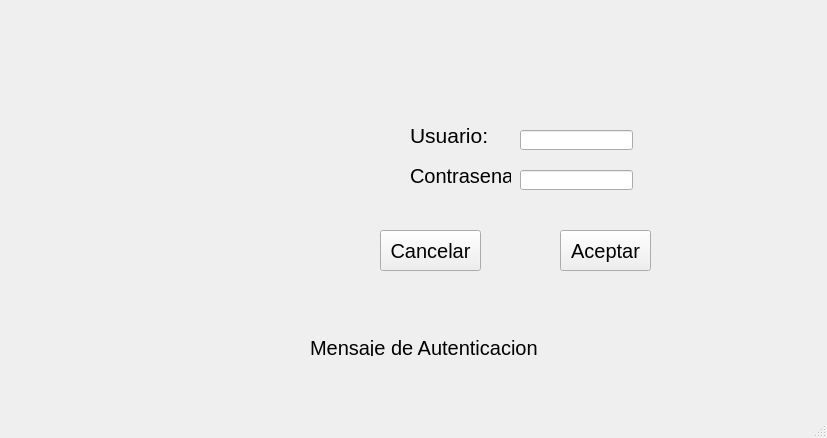
<?xml version="1.0" encoding="UTF-8"?>
<ui version="4.0">
 <class>MainWindow</class>
 <widget class="QMainWindow" name="MainWindow">
  <property name="geometry">
   <rect>
    <x>0</x>
    <y>0</y>
    <width>827</width>
    <height>438</height>
   </rect>
  </property>
  <property name="minimumSize">
   <size>
    <width>827</width>
    <height>438</height>
   </size>
  </property>
  <property name="maximumSize">
   <size>
    <width>827</width>
    <height>438</height>
   </size>
  </property>
  <property name="windowTitle">
   <string>MainWindow</string>
  </property>
  <widget class="QWidget" name="centralwidget">
   <widget class="QLabel" name="lblUsuario">
    <property name="enabled">
     <bool>true</bool>
    </property>
    <property name="geometry">
     <rect>
      <x>410</x>
      <y>110</y>
      <width>101</width>
      <height>51</height>
     </rect>
    </property>
    <property name="font">
     <font>
      <pointsize>16</pointsize>
      <underline>false</underline>
     </font>
    </property>
    <property name="text">
     <string>Usuario:</string>
    </property>
   </widget>
   <widget class="QLabel" name="lblContrasena">
    <property name="geometry">
     <rect>
      <x>410</x>
      <y>160</y>
      <width>101</width>
      <height>31</height>
     </rect>
    </property>
    <property name="font">
     <font>
      <pointsize>15</pointsize>
     </font>
    </property>
    <property name="text">
     <string>Contrasena:</string>
    </property>
   </widget>
   <widget class="QLineEdit" name="txtUsuario">
    <property name="geometry">
     <rect>
      <x>520</x>
      <y>130</y>
      <width>113</width>
      <height>20</height>
     </rect>
    </property>
   </widget>
   <widget class="QLineEdit" name="txtContrasena">
    <property name="geometry">
     <rect>
      <x>520</x>
      <y>170</y>
      <width>113</width>
      <height>20</height>
     </rect>
    </property>
   </widget>
   <widget class="QPushButton" name="Aceptar">
    <property name="geometry">
     <rect>
      <x>560</x>
      <y>230</y>
      <width>91</width>
      <height>41</height>
     </rect>
    </property>
    <property name="font">
     <font>
      <pointsize>15</pointsize>
     </font>
    </property>
    <property name="cursor">
     <cursorShape>PointingHandCursor</cursorShape>
    </property>
    <property name="text">
     <string>Aceptar</string>
    </property>
    <property name="icon">
     <iconset>
      <normaloff>../../Downloads/confirmacion.png</normaloff>../../Downloads/confirmacion.png</iconset>
    </property>
   </widget>
   <widget class="QPushButton" name="cancelar">
    <property name="geometry">
     <rect>
      <x>380</x>
      <y>230</y>
      <width>101</width>
      <height>41</height>
     </rect>
    </property>
    <property name="font">
     <font>
      <pointsize>15</pointsize>
     </font>
    </property>
    <property name="cursor">
     <cursorShape>PointingHandCursor</cursorShape>
    </property>
    <property name="text">
     <string>Cancelar</string>
    </property>
    <property name="icon">
     <iconset>
      <normaloff>error.png</normaloff>error.png</iconset>
    </property>
   </widget>
   <widget class="QLabel" name="label">
    <property name="geometry">
     <rect>
      <x>160</x>
      <y>90</y>
      <width>201</width>
      <height>191</height>
     </rect>
    </property>
    <property name="font">
     <font>
      <pointsize>10</pointsize>
     </font>
    </property>
    <property name="text">
     <string/>
    </property>
    <property name="pixmap">
     <pixmap>proteger.png</pixmap>
    </property>
    <property name="scaledContents">
     <bool>true</bool>
    </property>
   </widget>
   <widget class="QLabel" name="label_2">
    <property name="geometry">
     <rect>
      <x>310</x>
      <y>340</y>
      <width>241</width>
      <height>16</height>
     </rect>
    </property>
    <property name="font">
     <font>
      <pointsize>15</pointsize>
     </font>
    </property>
    <property name="text">
     <string>Mensaje de Autenticacion</string>
    </property>
   </widget>
  </widget>
  <widget class="QMenuBar" name="menubar">
   <property name="geometry">
    <rect>
     <x>0</x>
     <y>0</y>
     <width>827</width>
     <height>21</height>
    </rect>
   </property>
  </widget>
  <widget class="QStatusBar" name="statusbar"/>
 </widget>
 <resources/>
 <connections/>
</ui>
